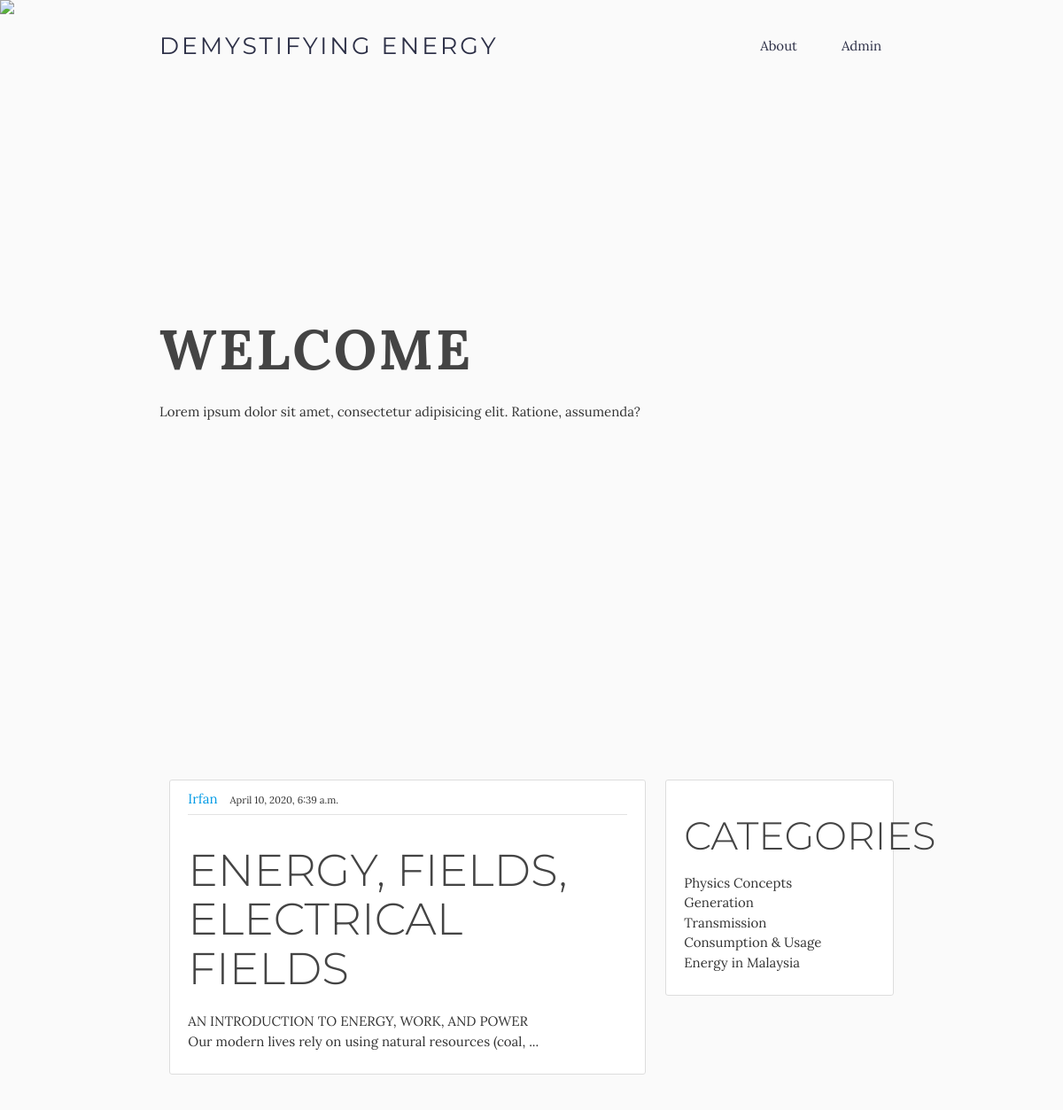
Before: / with the older database file.
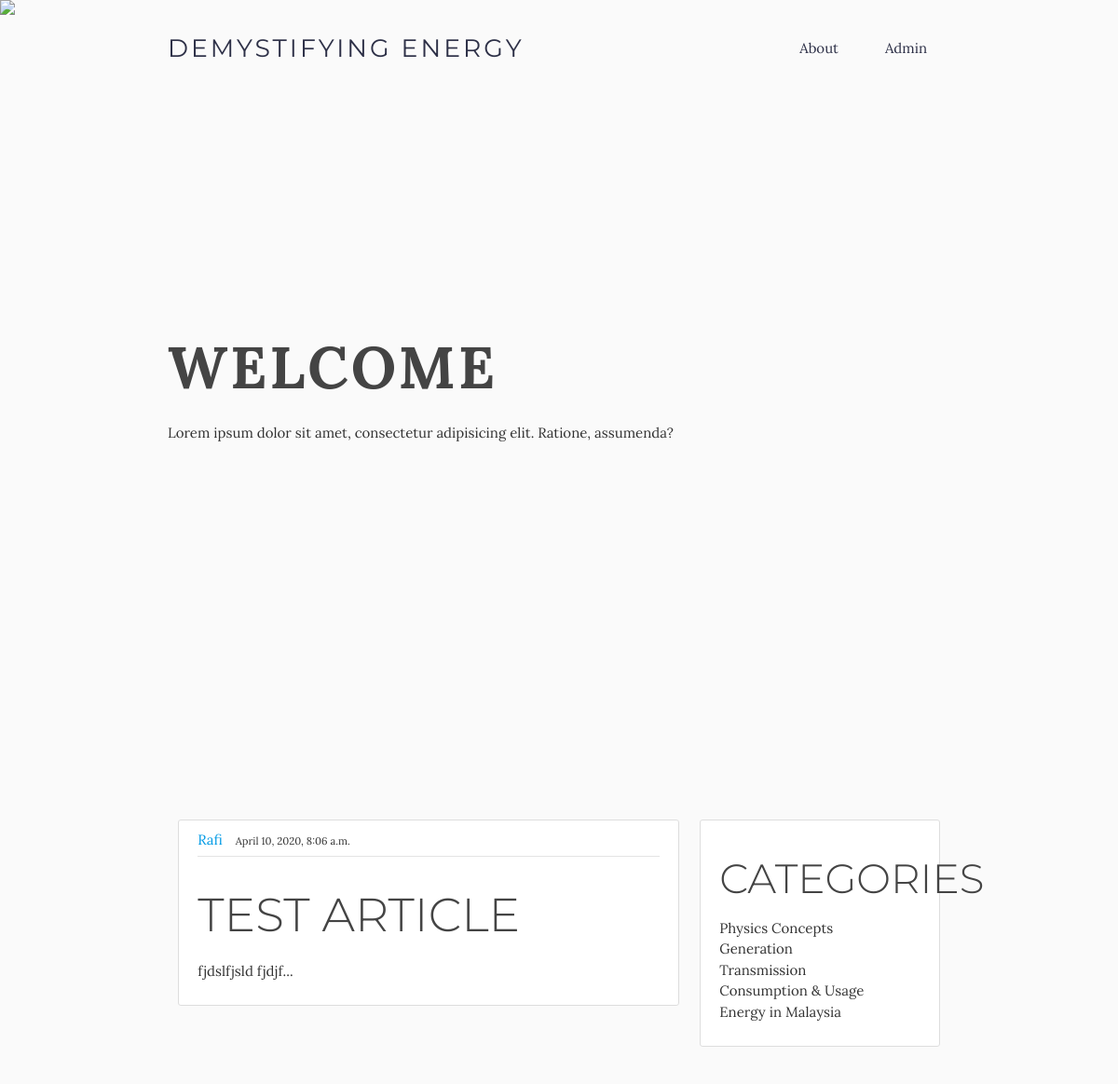
After: the same page with the newer database file.
### blog/models.py (models this page shows, shortened)
class Article(models.Model):
    title = models.CharField(max_length=100)
    slug = models.SlugField()
    category = models.ForeignKey('Category', on_delete=models.CASCADE)
    content = models.TextField()
    summary = models.CharField(max_length=100)
    datePosted = models.DateTimeField(auto_now_add=True)
    author = models.TextField()
    status = models.IntegerField(choices=STATUS, default=0)
    created_on = models.DateTimeField(auto_now_add=True)
    class Meta:
        ordering = ['-created_on']
    def snippet(self):
        return self.content[:100]

### blog/views.py (the view)
# urls.py: path('', views.home, name='blog-home'),
def home(request):
    articles = Article.objects.all()
    return render(request, 'blog/home.html', {'articles':articles})

### blog/templates/blog/home.html
{% extends "blog/base.html" %}
{% block content %}
<div class="parallax-container">
  <div class="jumbotron jumbotron-fluid">
    <div class="container">
      <h1 class="display-4 lora" id="jumbotron-title">WELCOME</h1>
      <p class="lead">Lorem ipsum dolor sit amet, consectetur adipisicing elit. Ratione, assumenda?</p>
    </div>
  </div>
  <div class="parallax"><img src="https://images.unsplash.com/photo-1483794344563-d27a8d18014e?ixlib=rb-1.2.1&auto=format&fit=crop&w=1050&q=80"></div>
</div>
<main role="main" class="container content">
<div class="row">
    <div class="col s8">
      {% for article in articles %}
        {% if article.status%}
        <article class="media content-section">
            <div class="media-body">
              <div class="article-metadata">
                <a class="mr-2" href="#">{{ article.author }}</a>
                <small class="text-muted">{{ article.datePosted }}</small>
              </div>
              <h2><a class="article-title" href="{% url 'blog:link' slug=article.slug %}">{{ article.title }}</a></h2>
              <p class="article-content">{{ article.snippet}}...</p>
            </div>
          </article>
        {% endif %}
      {% endfor %}
    </div>
{% endblock content %}

### blog/templates/blog/base.html (shortened to what this page needs)
{% load static %}
<!DOCTYPE html>
<html lang="en">
<head>
    <link rel="stylesheet" href="https://cdnjs.cloudflare.com/ajax/libs/materialize/1.0.0/css/materialize.min.css">
    <link rel="stylesheet" href="{% static 'blog/main.css' %}">
</head>
<body>
    <nav class="z-depth-0">
      <div class="nav-wrapperc container">
        <a href="{% url 'blog:blog-home'%}" class="brand-logo lora">Demystifying Energy</a>
        <ul class="right hide-on-med-and-down">
          <li><a href="{% url 'blog:blog-about'%}">About</a></li>
          <li><a href="#">Admin</a></li>
        </ul>
      </div>
    </nav>
    {% block content %}
    {% endblock %}
        <div class="col s4">
            <div class="content-section">
                <h3>Categories</h3>
                    <p class='text-muted'>
                        <ul class="list-group">
                            <li class="list-group-item list-group-item-light">Physics Concepts</li>
                            <li class="list-group-item list-group-item-light">Generation</li>
                            <li class="list-group-item list-group-item-light">Transmission</li>
                            <li class="list-group-item list-group-item-light">Consumption & Usage</li>
                            <li class="list-group-item list-group-item-light">Energy in Malaysia</li>
                        </ul>
                    </p>
            </div>
        </div>
    </div>
    </main>
</body>
</html>

### blog/static/blog/main.css (style rules this page uses)
body { font-family: 'Lora', serif; background: #fafafa; color: #333333; }
h1, h2, h3, h4, h5, h6 { font-family: 'Montserrat', sans-serif; font-weight: 300; text-transform: uppercase; }
h1, h2, h3, h4, h5, h6 { color: #444444; }
h1 { font-family: "Lora", serif; letter-spacing: 3px; }
h2 { font-size: 3.35rem; }
ul { margin: 0; }
nav { background-color: transparent; position: absolute; border: 0; padding-top: 20px; z-index: 10; }
nav ul a { padding: 0 25px; color: #2D3047; }
nav .brand-logo { font-family: 'Montserrat', sans-serif; font-size: 20pt; text-transform: uppercase; letter-spacing: 3px; color: #2D3047; }
.content-section { background: #ffffff; padding: 10px 20px; border: 1px solid #dddddd; border-radius: 3px; margin-bottom: 20px; }
.parallax-container { height: 100vh; }
.article-title { color: #444444; }
.jumbotron { margin-top: 45vh; }
.article-content { white-space: pre-line; max-width: 100%; }
.mr-2 { margin-right: 10px; }
.article-metadata { padding-bottom: 5px; margin-bottom: 4px; border-bottom: 1px solid #e3e3e3; }
.jumbotron h1 { font-weight: 700; }
.content { margin-top: 80px; }
.parallax img { max-width: 120%; }

Changed rows visible on the page:
removed Article: author "Irfan", datePosted "April 10, 2020, 6:39 a.m.", title "ENERGY, FIELDS, ELECTRICAL FIELDS", snippet "AN INTRODUCTION TO ENERGY, WORK, AND POWER Our modern lives rely on using natural resources (coal,"
added Article: author "Rafi", datePosted "April 10, 2020, 8:06 a.m.", title "TEST ARTICLE", snippet "fjdslfjsld fjdjf"
